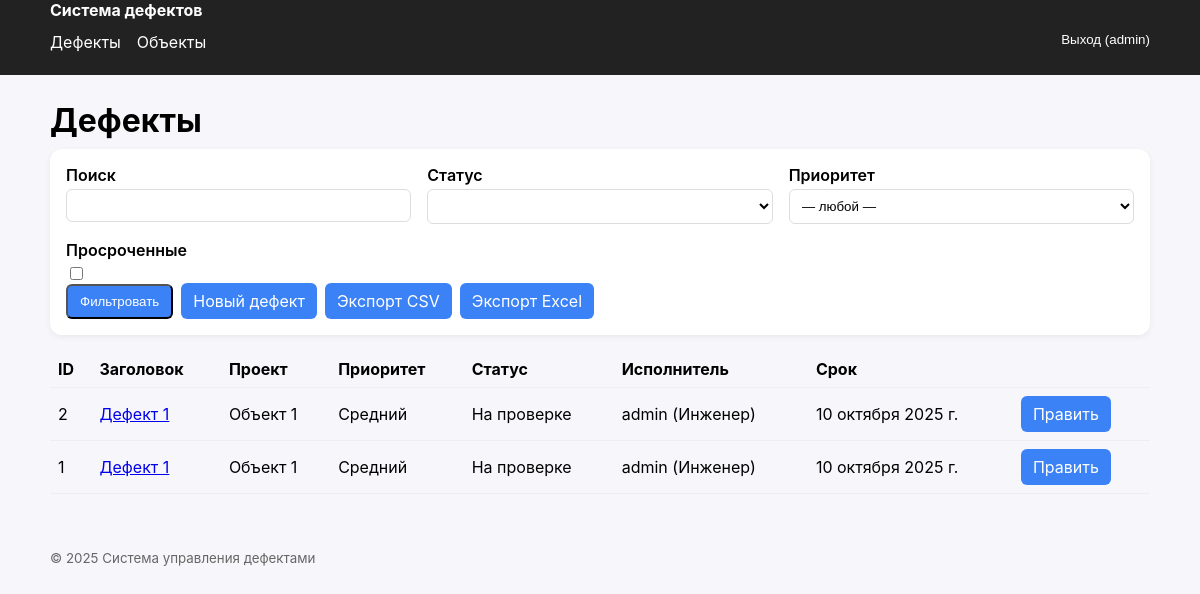
Page /defects/ (signed in) on the earlier database version.
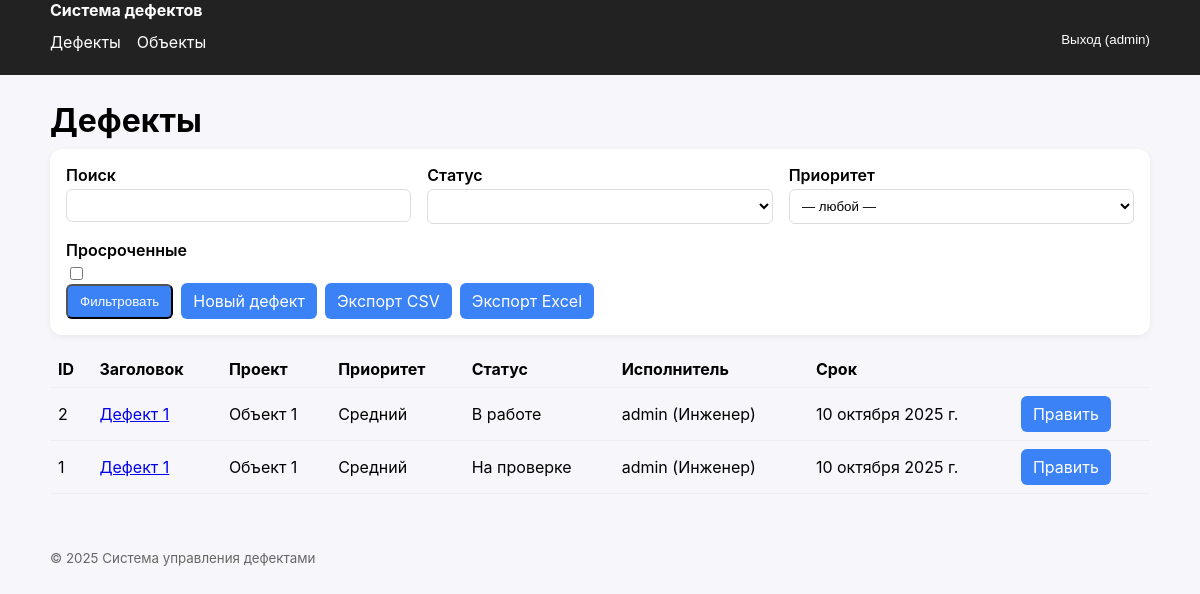
Same page on the later database version.
### defects/models.py (models this page shows, shortened)
class Defect(models.Model):
    project = models.ForeignKey(Project, on_delete=models.PROTECT, related_name="defects", verbose_name="Объект")
    stage = models.ForeignKey(Stage, on_delete=models.SET_NULL, null=True, blank=True, related_name="defects",
                              verbose_name="Этап")
    title = models.CharField("Заголовок", max_length=255)
    description = models.TextField("Описание", blank=True)
    priority = models.CharField("Приоритет", max_length=3, choices=Priority.choices, default=Priority.MEDIUM)
    assignee = models.ForeignKey(settings.AUTH_USER_MODEL, on_delete=models.SET_NULL, null=True, blank=True,
                                 related_name="assigned_defects", verbose_name="Исполнитель")
    reporter = models.ForeignKey(settings.AUTH_USER_MODEL, on_delete=models.PROTECT, related_name="reported_defects",
                                 verbose_name="Автор")
    due_date = models.DateField("Срок", null=True, blank=True)
    status = models.CharField("Статус", max_length=3, choices=Status.choices, default=Status.NEW)
    created_at = models.DateTimeField("Создано", auto_now_add=True)
    updated_at = models.DateTimeField("Обновлено", auto_now=True)
    class Meta: ordering = ["-created_at"]

### projects/models.py (models this page shows, shortened)
class Project(models.Model):
    name = models.CharField("Название", max_length=255)
    address = models.CharField("Адрес", max_length=255, blank=True)
    description = models.TextField("Описание", blank=True)

### accounts/models.py (models this page shows, shortened)
class User(AbstractUser):
    role = models.CharField(max_length=3, choices=Roles.choices, default=Roles.ENGINEER)
    def __str__(self): return f"{self.username} ({self.get_role_display()})"

### defects/views.py (the view)
# urls.py: path("", DefectListView.as_view(), name="list"),
class DefectListView(LoginRequiredMixin, ListView):
    model = Defect
    template_name = "defects/defect_list.html"
    context_object_name = "items"
    paginate_by = 25
    def get_queryset(self):
        qs = super().get_queryset().select_related("project", "stage", "assignee", "reporter")
        q = self.request.GET.get("q")
        status = self.request.GET.get("status")
        priority = self.request.GET.get("priority")
        project = self.request.GET.get("project")
        assignee = self.request.GET.get("assignee")
        overdue = self.request.GET.get("overdue")
        if q:
            qs = qs.filter(Q(title__icontains=q) | Q(description__icontains=q))
        if status:
            qs = qs.filter(status=status)
        if priority:
            qs = qs.filter(priority=priority)
        if project:
            qs = qs.filter(project_id=project)
        if assignee:
            qs = qs.filter(assignee_id=assignee)
        if overdue:
            qs = qs.filter(due_date__lt=date.today()).exclude(
                status__in=[Status.CLOSED, Status.CANCELED]
            )
        return qs
    def get_context_data(self, **kwargs):
        ctx = super().get_context_data(**kwargs)
        ctx["statuses"] = Status.choices
        ctx["priorities"] = Priority.choices
        return ctx

### templates/defects/defect_list.html (shortened to what this page needs)
{% extends "base.html" %}{% block title %}Дефекты{% endblock %}
{% block content %}
<h1>Дефекты</h1>
<form method="get" class="card" style="margin-bottom:1rem;">
  <div class="grid">
    <div><label>Поиск</label><input type="text" name="q" value="{{ request.GET.q }}"></div>
    <div><label>Статус</label><select name="status">
</select>
</div>
    <div><label>Приоритет</label><select name="priority"><option value="">— любой —</option>
    </select></div>
    <div><label>Просроченные</label><input type="checkbox" name="overdue" value="1" {% if request.GET.overdue %}checked{% endif %}></div>
  </div>
  <div class="actions">
    <button class="btn" type="submit">Фильтровать</button>
    <a class="btn" href="{% url 'defects:create' %}">Новый дефект</a>
    <a class="btn" href="{% url 'defects:export_csv' %}">Экспорт CSV</a>
    <a class="btn" href="{% url 'defects:export_excel' %}">Экспорт Excel</a>
  </div>
</form>
<table>
  <thead><tr><th>ID</th><th>Заголовок</th><th>Проект</th><th>Приоритет</th><th>Статус</th><th>Исполнитель</th><th>Срок</th><th></th></tr></thead>
  <tbody>{% for d in items %}
    <tr>
      <td>{{ d.id }}</td>
      <td><a href="{% url 'defects:detail' d.id %}">{{ d.title }}</a></td>
      <td>{{ d.project.name }}</td>
      <td>{{ d.get_priority_display }}</td>
      <td>{{ d.get_status_display }}</td>
      <td>{{ d.assignee }}</td>
      <td>{{ d.due_date|default:"—" }}</td>
      <td><a class="btn" href="{% url 'defects:edit' d.id %}">Править</a></td>
    </tr>
  {% empty %}<tr><td colspan="8">Нет данных</td></tr>{% endfor %}
  </tbody>
</table>
{% endblock %}

Differences in the rows shown:
changed Defect id 2: status "На проверке" → "В работе"
